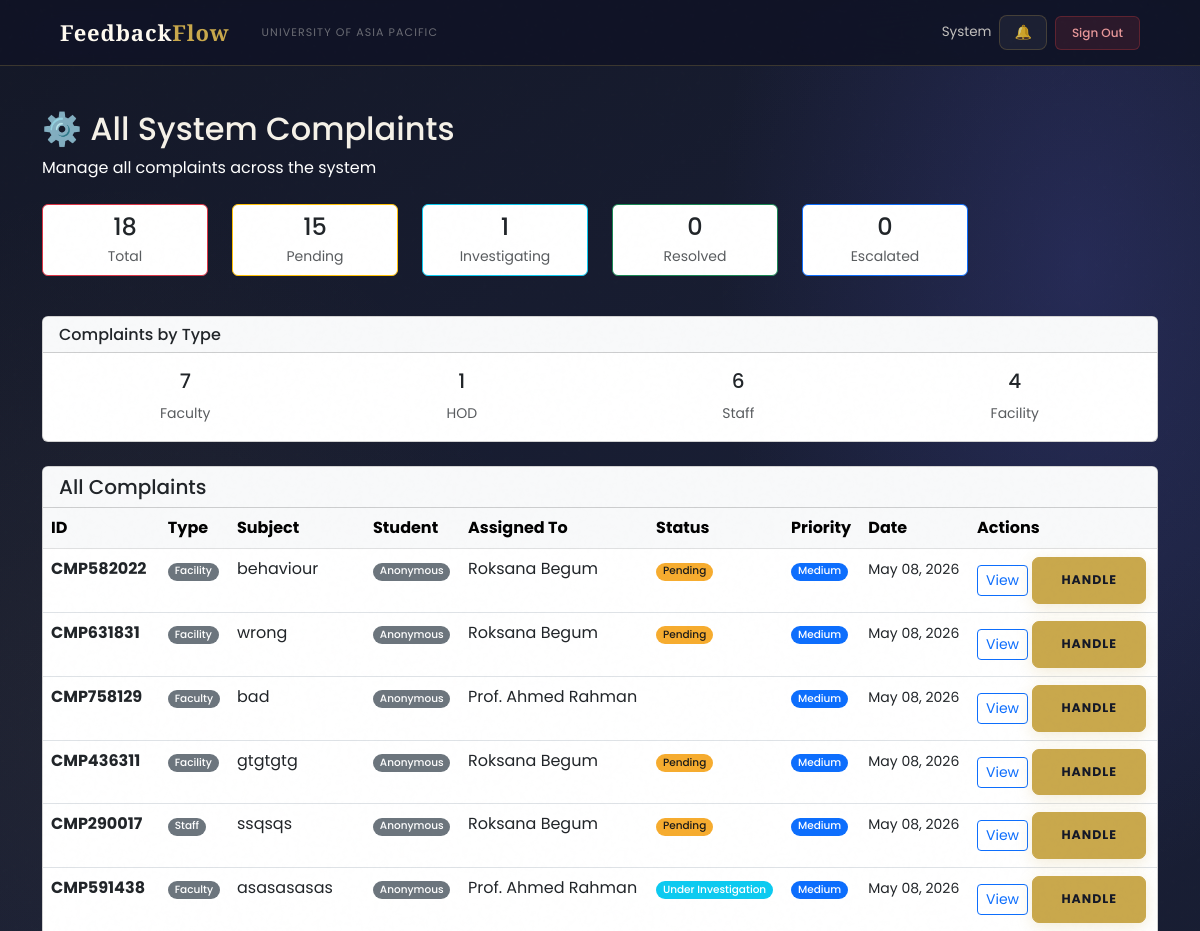
Before: /complaints/admin/list/ (signed in, upper part) with the older database file.
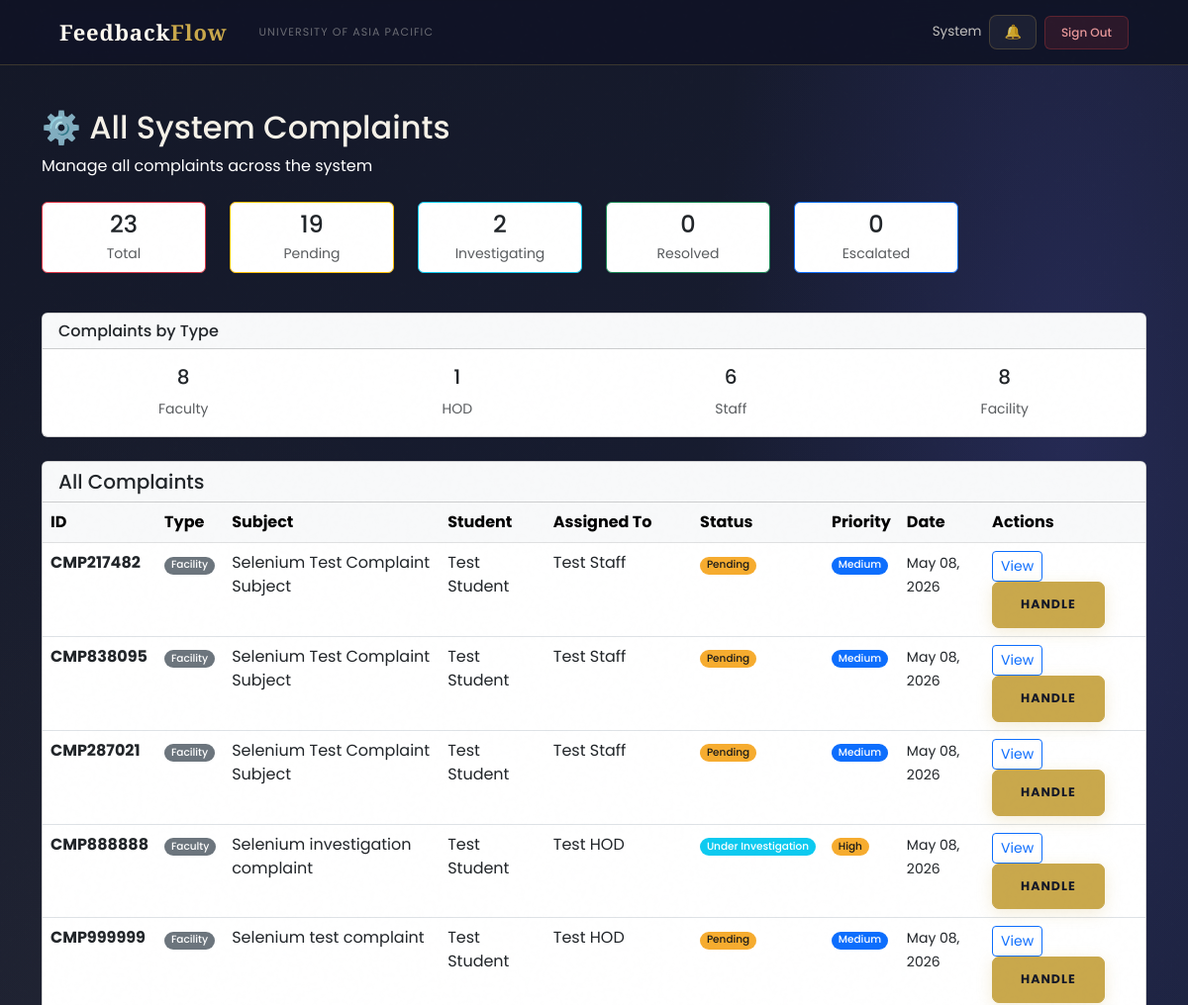
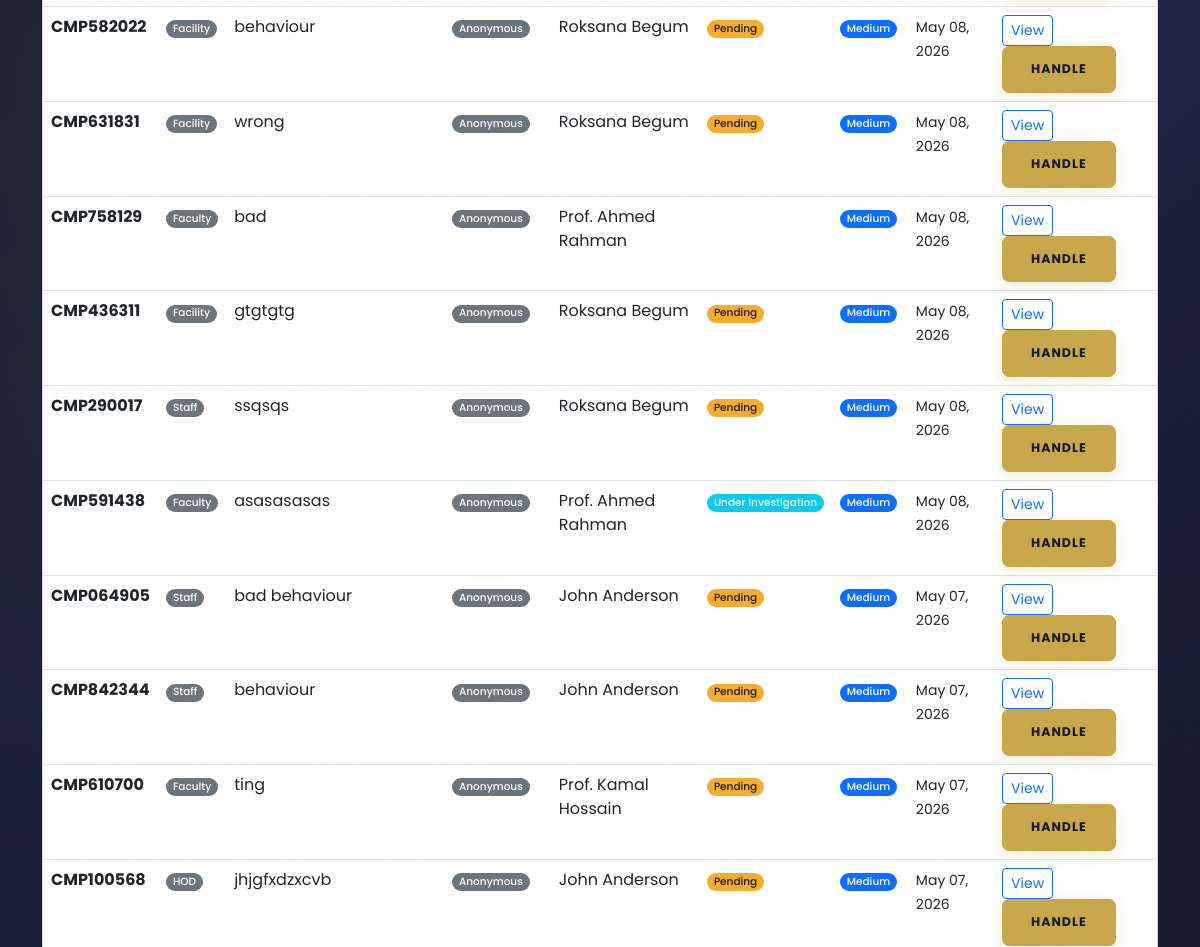
After: the same page with the newer database file (2 pictures, top to bottom).
### complaints/models.py (models this page shows, shortened)
class Complaint(models.Model):
    COMPLAINT_TYPE_CHOICES = (
        ('Faculty', 'Complaint about Faculty'),
        ('HOD', 'Complaint about HOD'),
        ('Staff', 'Complaint about Staff'),
        ('Facility', 'Facility Issue'),
    )
    STATUS_CHOICES = (
        ('Pending', 'Pending Review'),
        ('Under Investigation', 'Under Investigation'),
        ('Findings Submitted', 'Findings Submitted'),       # NEW
        ('Resolved', 'Resolved'),
        ('Escalated', 'Escalated to Higher Authority'),
    )
    PRIORITY_CHOICES = (
        ('Low', 'Low'),
        ('Medium', 'Medium'),
        ('High', 'High'),
        ('Urgent', 'Urgent'),
    )
    student = models.ForeignKey(
        settings.AUTH_USER_MODEL,
        on_delete=models.CASCADE,
        related_name='complaints_submitted'
    )
    complaint_type = models.CharField(max_length=20, choices=COMPLAINT_TYPE_CHOICES)
    subject = models.CharField(max_length=200)
    description = models.TextField()
    faculty_concerned = models.ForeignKey(
        settings.AUTH_USER_MODEL,
        on_delete=models.SET_NULL,
        null=True, blank=True,
        related_name='complaints_against',
        limit_choices_to={'role__in': ['Faculty', 'HOD', 'Staff']}
    )
    location = models.CharField(max_length=200, blank=True, null=True)
    status = models.CharField(max_length=30, choices=STATUS_CHOICES, default='Pending')
    priority = models.CharField(max_length=10, choices=PRIORITY_CHOICES, default='Medium')
    assigned_to = models.ForeignKey(
        settings.AUTH_USER_MODEL,
        on_delete=models.SET_NULL,
        null=True, blank=True,
        related_name='complaints_assigned'
    )
    is_anonymous = models.BooleanField(default=False)
    final_action_note = models.TextField(blank=True, null=True)          # NEW
    submitted_at = models.DateTimeField(auto_now_add=True)
    updated_at = models.DateTimeField(auto_now=True)
    resolved_at = models.DateTimeField(null=True, blank=True)
    tracking_id = models.CharField(max_length=20, unique=True, editable=False)
    class Meta:
        ordering = ['-submitted_at']
        verbose_name = 'Complaint'
        verbose_name_plural = 'Complaints'

### users/models.py (models this page shows, shortened)
class User(AbstractBaseUser, PermissionsMixin):
    ROLE_CHOICES = (
        ('Student', 'Student'),
        ('Faculty', 'Faculty'),
        ('HOD', 'Head of Department'),
        ('Staff', 'Staff'),
        ('Admin', 'Administrator'),
        ('Committee', 'Committee Member'),   # ✅ already existed, kept
    )
    DEPARTMENT_CHOICES = (
        ('DBA', 'Department of Business Administration'),
        ('CSE', 'Department of Computer Science and Engineering'),
        ('CE', 'Department of Civil Engineering'),
        ('EEE', 'Department of Electrical and Electronic Engineering'),
        ('Pharmacy', 'Department of Pharmacy'),
        ('Law', 'Department of Law and Human Rights'),
        ('English', 'Department of English'),
        ('Architecture', 'Department of Architecture'),
    )
    COMMITTEE_TYPE_CHOICES = (
        ('Harassment Committee', 'Harassment Committee'),
        ('Proctorial Committee', 'Proctorial Committee'),
    )
    email       = models.EmailField(unique=True, max_length=255)
    full_name   = models.CharField(max_length=150)
    role        = models.CharField(max_length=20, choices=ROLE_CHOICES)
    department  = models.CharField(max_length=100, choices=DEPARTMENT_CHOICES, null=True, blank=True)
    student_id  = models.CharField(max_length=50, unique=True, null=True, blank=True)
    committee_type = models.CharField(
        max_length=50,
        choices=COMMITTEE_TYPE_CHOICES,
        null=True, blank=True
    )
    is_active   = models.BooleanField(default=True)
    is_staff    = models.BooleanField(default=False)
    created_at  = models.DateTimeField(auto_now_add=True)
    updated_at  = models.DateTimeField(auto_now=True)
    USERNAME_FIELD  = 'email'
    REQUIRED_FIELDS = ['full_name']
    objects = UserManager()
    class Meta:
        verbose_name        = 'User'
        verbose_name_plural = 'Users'
        ordering            = ['-created_at']
    def get_short_name(self):
        return self.full_name.split()[0] if self.full_name else self.email

### complaints/views.py (the view)
# urls.py: path('admin/list/', views.admin_complaints_list, name='admin_complaints_list'),
@login_required
def admin_complaints_list(request):
    if request.user.role != 'Admin':
        messages.error(request, 'Access denied. Admin only.')
        return redirect('login')
    complaints_list = Complaint.objects.all().order_by('-submitted_at')
    context = {
        'complaints_list': complaints_list,
        'total_complaints': complaints_list.count(),
        'pending': complaints_list.filter(status='Pending').count(),
        'investigating': complaints_list.filter(status='Under Investigation').count(),
        'resolved': complaints_list.filter(status='Resolved').count(),
        'escalated': complaints_list.filter(status='Escalated').count(),
        'faculty_complaints': complaints_list.filter(complaint_type='Faculty').count(),
        'hod_complaints': complaints_list.filter(complaint_type='HOD').count(),
        'staff_complaints': complaints_list.filter(complaint_type='Staff').count(),
        'facility_complaints': complaints_list.filter(complaint_type='Facility').count(),
        'page_title': 'All Complaints'
    }
    return render(request, 'complaints/admins_complaints_list.html', context)

### users/context_processors.py (called while the page is built)
def notifications_count(request):
    if request.user.is_authenticated:
        from users.models import Notification
        count = Notification.objects.filter(
            recipient=request.user,
            is_read=False
        ).count()
        return {'unread_notifications_count': count}
    return {'unread_notifications_count': 0}

### complaints/templates/complaints/admins_complaints_list.html (shortened to what the changed rows need)
{% extends 'users/base.html' %}
{% block content %}
<div class="container mt-4">
    <div class="mb-4">
        <h2>⚙️ All System Complaints</h2>
    </div>
    <div class="row mb-4">
        <div class="col-lg-2 col-md-4 mb-3">
            <div class="card border-danger">
                <div class="card-body text-center p-2">
                    <h4 class="mb-1">{{ total_complaints }}</h4>
                    <p class="text-muted mb-0 small">Total</p>
                </div>
            </div>
        </div>
        <div class="col-lg-2 col-md-4 mb-3">
            <div class="card border-warning">
                <div class="card-body text-center p-2">
                    <h4 class="mb-1">{{ pending }}</h4>
                    <p class="text-muted mb-0 small">Pending</p>
                </div>
            </div>
        </div>
        <div class="col-lg-2 col-md-4 mb-3">
            <div class="card border-info">
                <div class="card-body text-center p-2">
                    <h4 class="mb-1">{{ investigating }}</h4>
                    <p class="text-muted mb-0 small">Investigating</p>
                </div>
            </div>
        </div>
    </div>
    <div class="row mb-4">
        <div class="col-12">
            <div class="card">
                <div class="card-body">
                    <div class="row text-center">
                        <div class="col">
                            <h5>{{ faculty_complaints }}</h5>
                            <small class="text-muted">Faculty</small>
                        </div>
                        <div class="col">
                            <h5>{{ facility_complaints }}</h5>
                            <small class="text-muted">Facility</small>
                        </div>
                    </div>
                </div>
            </div>
        </div>
    </div>
    {% if complaints_list %}
        <div class="card">
            <div class="card-body p-0">
                <div class="table-responsive">
                    <table class="table table-hover mb-0">
                        <thead class="table-light">
                            <tr>
                                <th>ID</th>
                                <th>Type</th>
                                <th>Subject</th>
                                <th>Student</th>
                                <th>Assigned To</th>
                                <th>Status</th>
                                <th>Priority</th>
                                <th>Date</th>
                                <th>Actions</th>
                            </tr>
                        </thead>
                        <tbody>
                            {% for complaint in complaints_list %}
                            <tr>
                                <td><strong>{{ complaint.tracking_id }}</strong></td>
                                <td><span class="badge bg-secondary">{{ complaint.complaint_type }}</span></td>
                                <td>{{ complaint.subject|truncatewords:4 }}</td>
                                <td>
                                    {% if complaint.is_anonymous %}
                                        <span class="badge bg-secondary">Anonymous</span>
                                    {% else %}
                                        {{ complaint.student.full_name }}
                                    {% endif %}
                                </td>
                                <td>{{ complaint.assigned_to.full_name }}</td>
                                <td>
                                    <span class="badge
                                        {% if complaint.status == 'Pending' %}bg-warning text-dark
                                        {% elif complaint.status == 'Under Investigation' %}bg-info
                                        {% elif complaint.status == 'Resolved' %}bg-success
                                        {% elif complaint.status == 'Escalated' %}bg-danger
                                        {% endif %}">
                                        {{ complaint.status }}
                                    </span>
                                </td>
                                <td>
                                    <span class="badge
                                        {% if complaint.priority == 'Low' %}bg-secondary
                                        {% elif complaint.priority == 'Medium' %}bg-primary
                                        {% elif complaint.priority == 'High' %}bg-warning text-dark
                                        {% elif complaint.priority == 'Urgent' %}bg-danger
                                        {% endif %}">
                                        {{ complaint.priority }}
                                    </span>
                                </td>
                                <td><small>{{ complaint.submitted_at|date:"M d, Y" }}</small></td>
                                <td>
                                    <a href="{% url 'complaint_detail' complaint.id %}" class="btn btn-sm btn-outline-primary">
                                        View
                                    </a>
                                    <a href="{% url 'handle_complaint' complaint.id %}" class="btn btn-sm btn-primary">
                                        Handle
                                    </a>
                                </td>
                            </tr>
                            {% endfor %}
                        </tbody>
                    </table>
                </div>
            </div>
        </div>
    {% endif %}
</div>
{% endblock %}

Changed rows visible on the page:
added Complaint: tracking_id "CMP217482", complaint_type "Facility", subject "Selenium Test Complaint Subject", student.full_name "Test Student", assigned_to.full_name "Test Staff", status "Pending", priority "Medium", submitted_at "May 08, 2026"
added Complaint: tracking_id "CMP838095", complaint_type "Facility", subject "Selenium Test Complaint Subject", student.full_name "Test Student", assigned_to.full_name "Test Staff", status "Pending", priority "Medium", submitted_at "May 08, 2026"
added Complaint: tracking_id "CMP287021", complaint_type "Facility", subject "Selenium Test Complaint Subject", student.full_name "Test Student", assigned_to.full_name "Test Staff", status "Pending", priority "Medium", submitted_at "May 08, 2026"
added Complaint: tracking_id "CMP888888", complaint_type "Faculty", subject "Selenium investigation complaint", student.full_name "Test Student", assigned_to.full_name "Test HOD", status "Under Investigation", priority "High", submitted_at "May 08, 2026"
added Complaint: tracking_id "CMP999999", complaint_type "Facility", subject "Selenium test complaint", student.full_name "Test Student", assigned_to.full_name "Test HOD", status "Pending", priority "Medium", submitted_at "May 08, 2026"
now on this page (row unchanged): Complaint: tracking_id "CMP064905", complaint_type "Staff", subject "bad behaviour", is_anonymous "Anonymous", assigned_to.full_name "John Anderson", status "Pending", priority "Medium", submitted_at "May 07, 2026"
now on this page (row unchanged): Complaint: tracking_id "CMP842344", complaint_type "Staff", subject "behaviour", is_anonymous "Anonymous", assigned_to.full_name "John Anderson", status "Pending", priority "Medium", submitted_at "May 07, 2026"
now on this page (row unchanged): Complaint: tracking_id "CMP610700", complaint_type "Faculty", subject "ting", is_anonymous "Anonymous", assigned_to.full_name "Prof. Kamal Hossain", status "Pending", priority "Medium", submitted_at "May 07, 2026"
now on this page (row unchanged): Complaint: tracking_id "CMP100568", complaint_type "HOD", subject "jhjgfxdzxcvb", is_anonymous "Anonymous", assigned_to.full_name "John Anderson", status "Pending", priority "Medium", submitted_at "May 07, 2026"
Other visible differences:
{{ total_complaints }}: "18" → "23"
{{ pending }}: "15" → "19"
{{ investigating }}: "1" → "2"
{{ faculty_complaints }}: "7" → "8"
{{ facility_complaints }}: "4" → "8"
